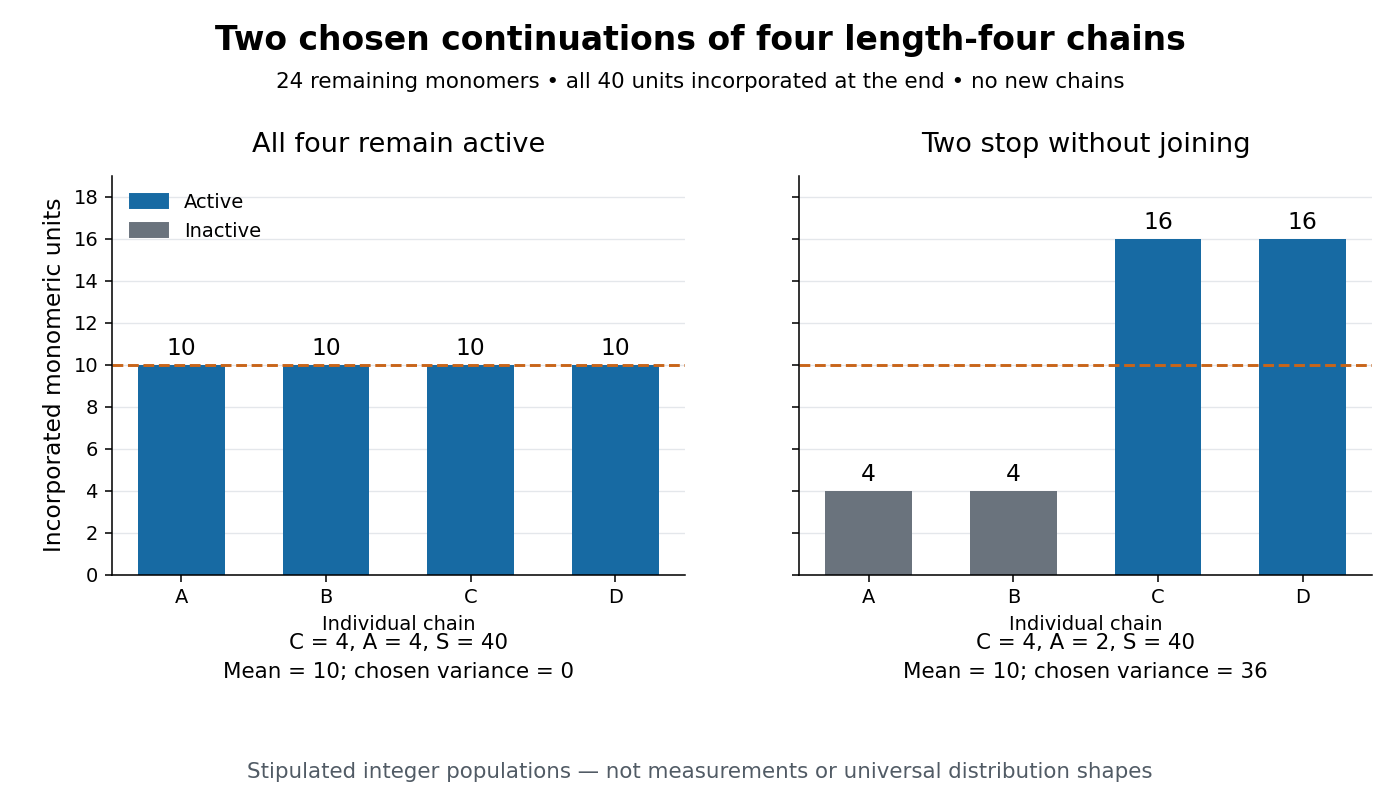

Write the Python code that produced this figure.
"""Compare two exact chosen chain populations, never experimental data.

Python 3.14, matplotlib 3.10.7, numpy 2.3.5; run from _media.
"""
from pathlib import Path

import matplotlib.pyplot as plt
import numpy as np
from matplotlib.patches import Patch


def main():
    living = np.array([10, 10, 10, 10])
    terminating = np.array([4, 4, 16, 16])
    for lengths in [living, terminating]:
        assert len(lengths) == 4 and lengths.sum() == 40 and lengths.mean() == 10
    assert living.var() == 0 and terminating.var() == 36
    fig, axes = plt.subplots(1, 2, figsize=(10, 5.7), dpi=140, sharey=True,
                             facecolor="white")
    fig.suptitle("Two chosen continuations of four length-four chains", fontsize=17,
                 weight="bold", y=0.97)
    fig.text(0.5, 0.89, "24 remaining monomers • all 40 units incorporated at the end • no new chains",
             ha="center", fontsize=11)
    for ax, lengths, colors, title, stats in [
        (axes[0], living, ["#176aa3"] * 4, "All four remain active", "C = 4, A = 4, S = 40\nMean = 10; chosen variance = 0"),
        (axes[1], terminating, ["#6a737d"] * 2 + ["#176aa3"] * 2,
         "Two stop without joining", "C = 4, A = 2, S = 40\nMean = 10; chosen variance = 36"),
    ]:
        ax.bar(np.arange(4), lengths, color=colors, width=0.60)
        ax.axhline(10, color="#c8651a", linestyle="--", linewidth=1.5)
        ax.set(xticks=np.arange(4), xticklabels=["A", "B", "C", "D"], ylim=(0, 19),
               yticks=np.arange(0, 19, 2), xlabel="Individual chain")
        ax.set_title(title, fontsize=14, pad=12)
        for i, n in enumerate(lengths):
            ax.text(i, n + 0.45, str(n), ha="center", fontsize=12)
        ax.text(0.5, -0.26, stats, transform=ax.transAxes, ha="center", fontsize=11,
                linespacing=1.6)
        ax.spines[["top", "right"]].set_visible(False)
        ax.set_axisbelow(True)
        ax.yaxis.grid(True, color="#e4e7eb", linewidth=0.7)
    axes[0].set_ylabel("Incorporated monomeric units", fontsize=12)
    axes[0].legend(handles=[Patch(color="#176aa3", label="Active"),
                            Patch(color="#6a737d", label="Inactive")],
                   loc="upper left", frameon=False, fontsize=10)
    fig.text(0.5, 0.025, "Stipulated integer populations — not measurements or universal distribution shapes",
             ha="center", fontsize=11, color="#515b65")
    fig.subplots_adjust(left=0.08, right=0.98, top=0.78, bottom=0.28, wspace=0.20)
    fig.savefig(Path(__file__).stem + ".png", facecolor="white")
    plt.close(fig)


if __name__ == "__main__":
    main()
